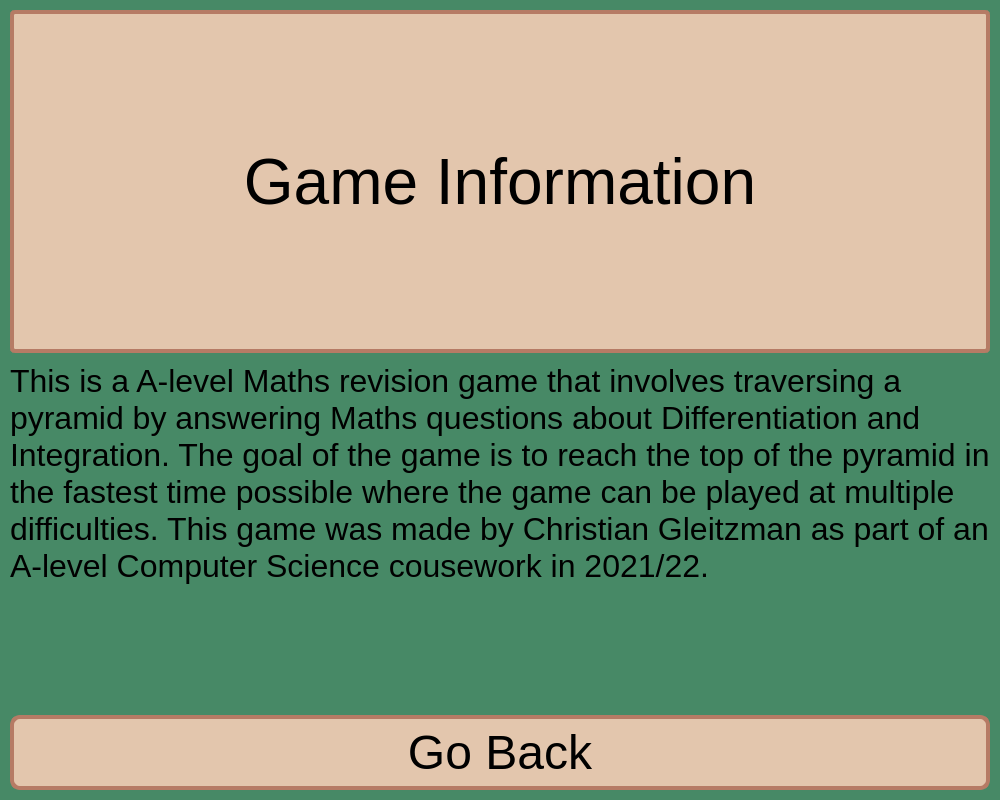
<?xml version="1.0" encoding="UTF-8"?>
<ui version="4.0">
 <class>MainWindow</class>
 <widget class="QMainWindow" name="MainWindow">
  <property name="geometry">
   <rect>
    <x>0</x>
    <y>0</y>
    <width>1000</width>
    <height>800</height>
   </rect>
  </property>
  <property name="minimumSize">
   <size>
    <width>700</width>
    <height>500</height>
   </size>
  </property>
  <property name="windowTitle">
   <string>Game Info</string>
  </property>
  <property name="styleSheet">
   <string notr="true">QWidget {
	background-color: rgb(71, 137, 102);
}

#lblWindowTitle {
	background-color: rgb(227, 198, 173);
	border-width: 4px;
	border-radius: 10px;
	border-style: solid;
	border-color: rgb(182, 123, 101);
	min-width: 10em;
	padding: 6px;
	border-radius: 5px;
}

QLineEdit {
	background-color: rgb(255,255,255);
	border-radius: 5px
}

QPushButton {
	background-color: rgb(227, 198, 173);
	border-style: solid;
	border-width: 4px;
	border-radius: 10px;
	border-color: rgb(182, 123, 101);
	min-width: 10em;
	padding: 6px;
}

QPushButton:Hover {
	background-color: rgb(115, 167, 136);
	border-color: rgb(19, 94, 70);
}

QPushButton:pressed {
	background-color: rgb(125, 179, 147);
	border-color: rgb(19, 94, 70);
}</string>
  </property>
  <widget class="QWidget" name="centralwidget">
   <layout class="QVBoxLayout" name="verticalLayout">
    <property name="spacing">
     <number>10</number>
    </property>
    <property name="leftMargin">
     <number>10</number>
    </property>
    <property name="topMargin">
     <number>10</number>
    </property>
    <property name="rightMargin">
     <number>10</number>
    </property>
    <property name="bottomMargin">
     <number>10</number>
    </property>
    <item>
     <widget class="QLabel" name="lblWindowTitle">
      <property name="font">
       <font>
        <family>MS UI Gothic</family>
        <pointsize>48</pointsize>
       </font>
      </property>
      <property name="styleSheet">
       <string notr="true"/>
      </property>
      <property name="text">
       <string>Game Information</string>
      </property>
      <property name="scaledContents">
       <bool>false</bool>
      </property>
      <property name="alignment">
       <set>Qt::AlignCenter</set>
      </property>
      <property name="indent">
       <number>-3</number>
      </property>
     </widget>
    </item>
    <item>
     <widget class="QLabel" name="lblInformation">
      <property name="font">
       <font>
        <family>MS UI Gothic</family>
        <pointsize>24</pointsize>
       </font>
      </property>
      <property name="styleSheet">
       <string notr="true"/>
      </property>
      <property name="text">
       <string>This is a A-level Maths revision game that involves traversing a pyramid by answering Maths questions about Differentiation and Integration. The goal of the game is to reach the top of the pyramid in the fastest time possible where the game can be played at multiple difficulties. This game was made by Christian Gleitzman as part of an A-level Computer Science cousework in 2021/22.</string>
      </property>
      <property name="scaledContents">
       <bool>false</bool>
      </property>
      <property name="alignment">
       <set>Qt::AlignLeading|Qt::AlignLeft|Qt::AlignTop</set>
      </property>
      <property name="wordWrap">
       <bool>true</bool>
      </property>
      <property name="indent">
       <number>-3</number>
      </property>
     </widget>
    </item>
    <item>
     <widget class="QPushButton" name="backButton">
      <property name="font">
       <font>
        <family>MS UI Gothic</family>
        <pointsize>36</pointsize>
       </font>
      </property>
      <property name="cursor">
       <cursorShape>PointingHandCursor</cursorShape>
      </property>
      <property name="text">
       <string>Go Back</string>
      </property>
     </widget>
    </item>
   </layout>
  </widget>
 </widget>
 <resources/>
 <connections/>
</ui>
